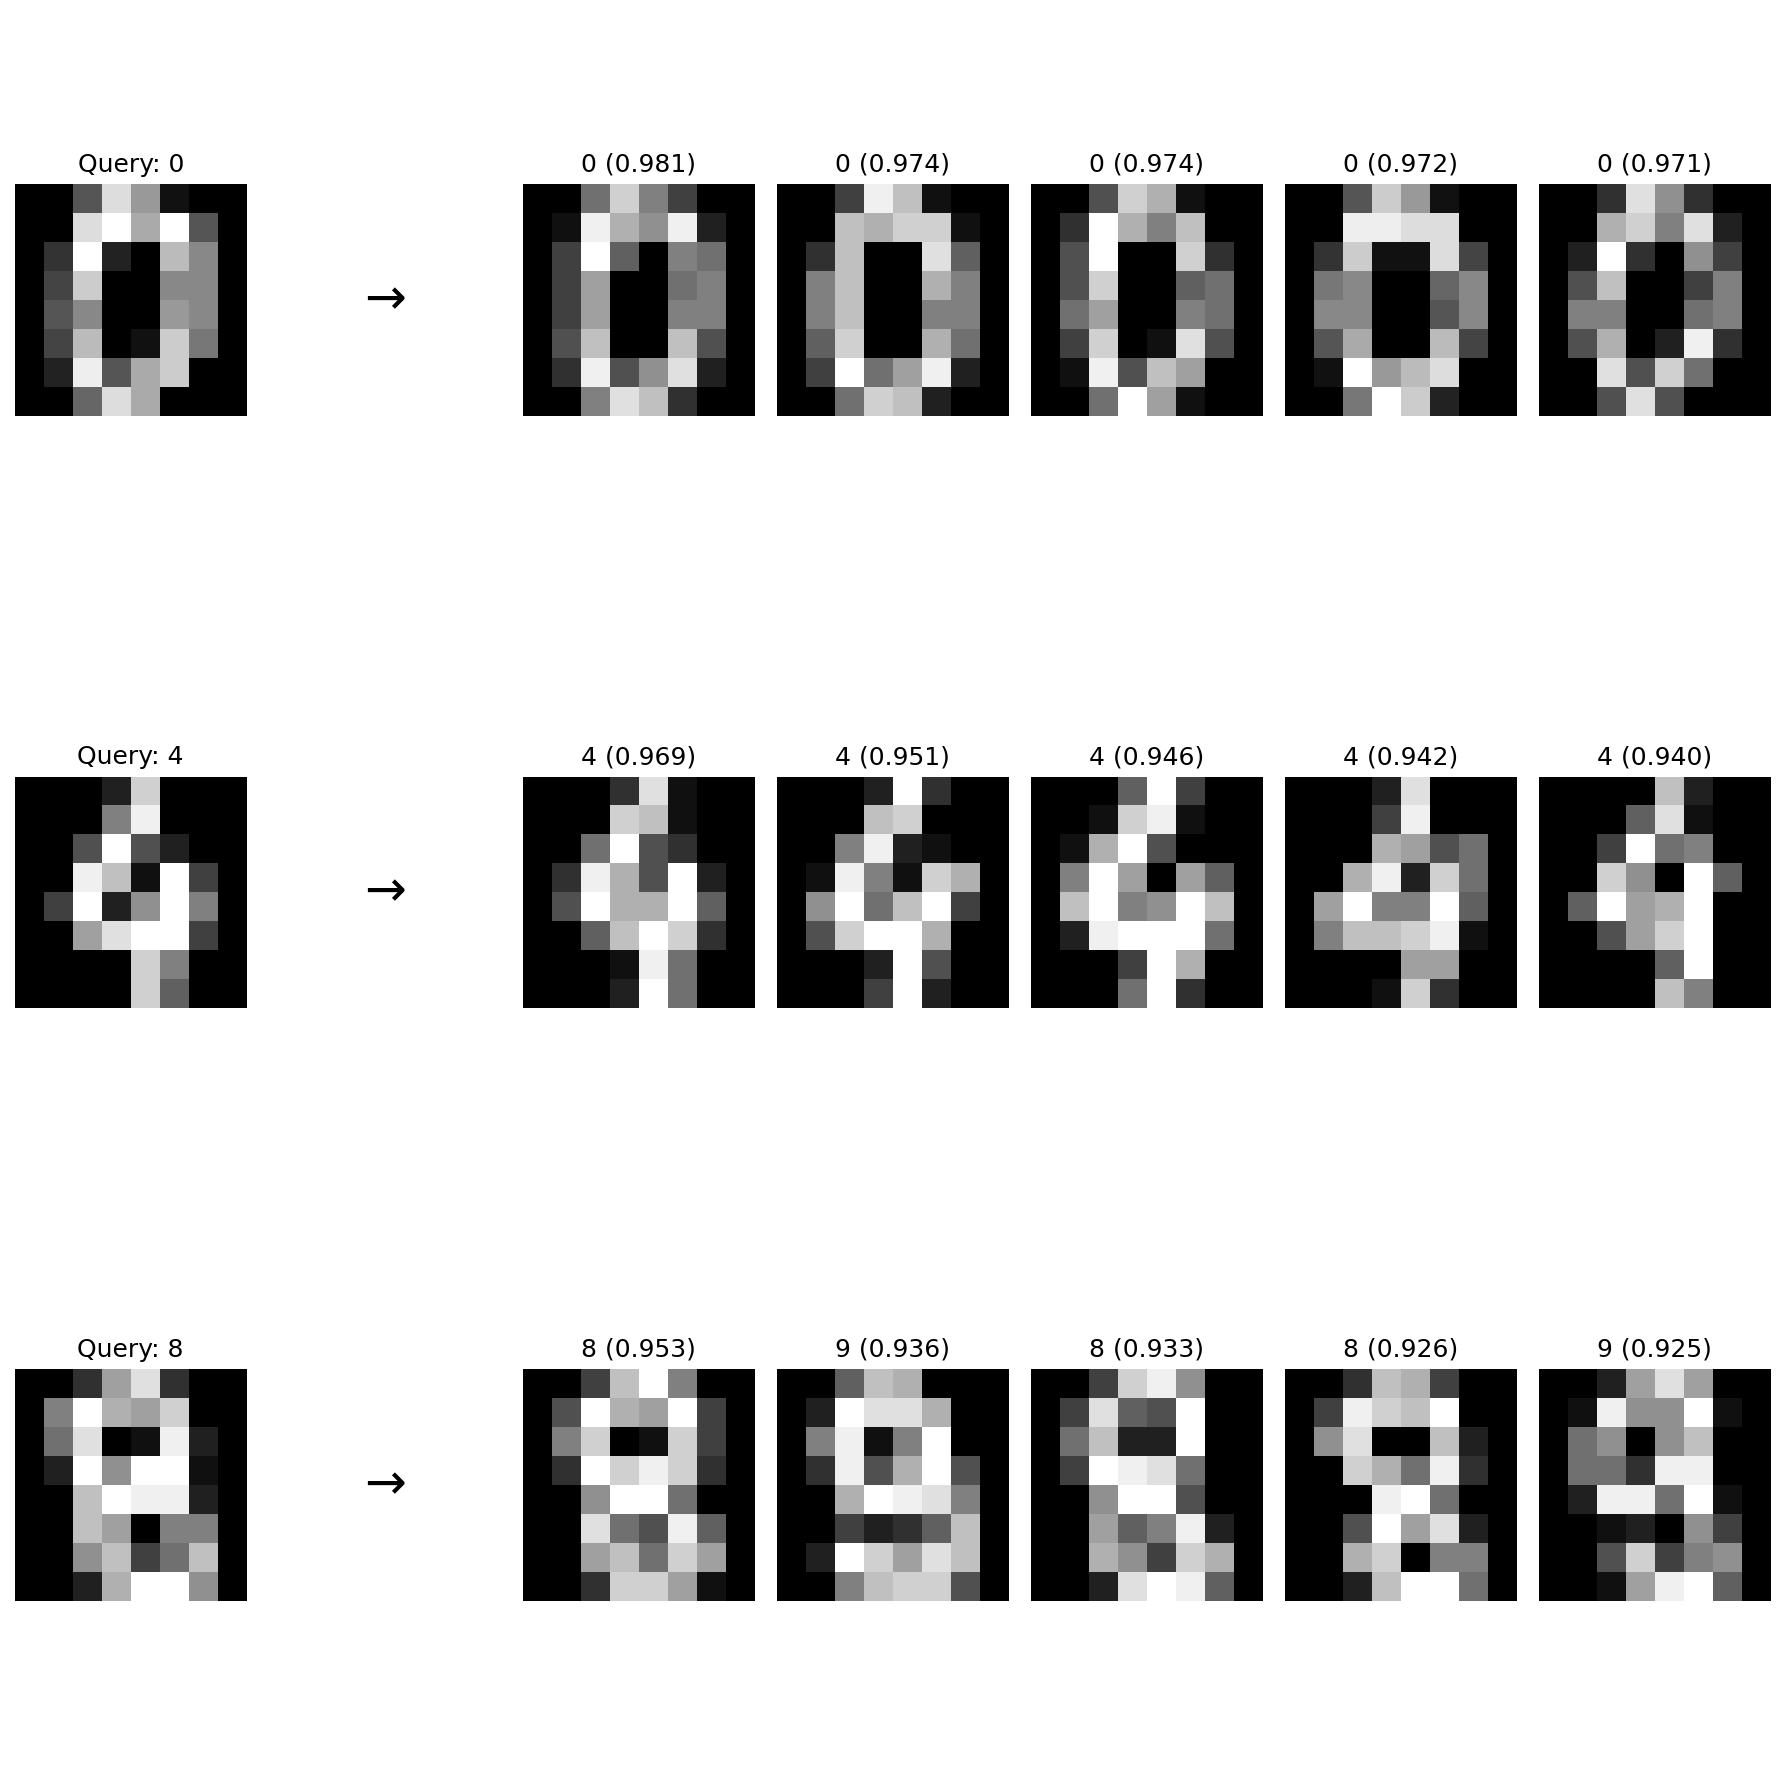

Generate this figure with Python:
#!/usr/bin/env python3
"""Similarity search example: find nearest neighbors using cosine similarity.

Uses pynabled.pairwise_cosine_similarity to compute similarities between query
vectors and a corpus. Demonstrates k-NN search for digit embeddings.

Requires: numpy, pynabled, scikit-learn, matplotlib

Run from repo root:
    python python/examples/similarity/similarity_search.py
"""

from pathlib import Path

import numpy as np
import matplotlib.pyplot as plt
from sklearn.datasets import load_digits

import pynabled


def main():
    # Load digits: each image is 8x8, flatten to 64-dim embedding
    digits = load_digits()
    X = digits.data.astype(np.float64)
    y = digits.target
    images = digits.images

    # Normalize rows for cosine similarity (L2 unit vectors)
    norms = np.linalg.norm(X, axis=1, keepdims=True)
    norms = np.where(norms < 1e-12, 1.0, norms)
    X_norm = X / norms

    # Query: pick a few digits to search for
    query_indices = [0, 100, 500]
    queries = X_norm[query_indices]
    corpus = X_norm

    # Pairwise cosine similarity: (n_queries, n_corpus)
    sim = pynabled.pairwise_cosine_similarity(queries, corpus)

    # For each query, find top-k neighbors (excluding self)
    k = 5
    top_k_indices = []
    for i, qidx in enumerate(query_indices):
        # Mask out self (similarity = 1)
        sim_row = sim[i].copy()
        sim_row[qidx] = -np.inf
        neighbors = np.argsort(sim_row)[::-1][:k]
        top_k_indices.append(neighbors)

    # Print summary
    print("Similarity Search (pynabled) - Digits dataset")
    print("-" * 50)
    print(f"Corpus: {X.shape[0]} vectors, dim={X.shape[1]}")
    for i, qidx in enumerate(query_indices):
        print(f"\nQuery: digit {y[qidx]} (index {qidx})")
        print(f"  Top-{k} neighbors: {[y[j] for j in top_k_indices[i]]}")

    # Figure: query digits and their nearest neighbors
    fig, axes = plt.subplots(len(query_indices), k + 2, figsize=(12, 4 * len(query_indices)))

    for row, (qidx, neighbors) in enumerate(zip(query_indices, top_k_indices)):
        # Query
        axes[row, 0].imshow(images[qidx], cmap="gray", aspect="equal")
        axes[row, 0].set_title(f"Query: {y[qidx]}")
        axes[row, 0].axis("off")

        # Separator
        axes[row, 1].axis("off")
        axes[row, 1].text(0.5, 0.5, "→", fontsize=24, ha="center", va="center")

        # Neighbors
        for col, nidx in enumerate(neighbors):
            ax = axes[row, 2 + col]
            ax.imshow(images[nidx], cmap="gray", aspect="equal")
            ax.set_title(f"{y[nidx]} ({sim[row, nidx]:.3f})")
            ax.axis("off")

    plt.tight_layout()
    out_path = Path(__file__).parent / "similarity_search.png"
    plt.savefig(out_path, dpi=150, bbox_inches="tight")
    print(f"\nSaved: {out_path}")
    plt.show()


if __name__ == "__main__":
    main()
